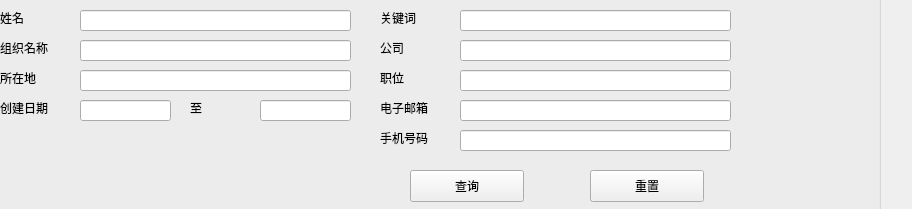
<?xml version="1.0" encoding="UTF-8"?>
<ui version="4.0">
 <class>FormQueryDialog</class>
 <widget class="QWidget" name="FormQueryDialog">
  <property name="geometry">
   <rect>
    <x>0</x>
    <y>0</y>
    <width>912</width>
    <height>209</height>
   </rect>
  </property>
  <property name="sizePolicy">
   <sizepolicy hsizetype="Fixed" vsizetype="Fixed">
    <horstretch>0</horstretch>
    <verstretch>0</verstretch>
   </sizepolicy>
  </property>
  <property name="minimumSize">
   <size>
    <width>912</width>
    <height>209</height>
   </size>
  </property>
  <property name="windowTitle">
   <string>Form</string>
  </property>
  <widget class="QGroupBox" name="groupBox">
   <property name="geometry">
    <rect>
     <x>-10</x>
     <y>-20</y>
     <width>891</width>
     <height>331</height>
    </rect>
   </property>
   <property name="title">
    <string>查询</string>
   </property>
   <widget class="QLabel" name="label">
    <property name="geometry">
     <rect>
      <x>10</x>
      <y>30</y>
      <width>62</width>
      <height>16</height>
     </rect>
    </property>
    <property name="text">
     <string>姓名</string>
    </property>
   </widget>
   <widget class="QLineEdit" name="nameInput">
    <property name="geometry">
     <rect>
      <x>90</x>
      <y>30</y>
      <width>271</width>
      <height>21</height>
     </rect>
    </property>
   </widget>
   <widget class="QLabel" name="label_2">
    <property name="geometry">
     <rect>
      <x>10</x>
      <y>60</y>
      <width>62</width>
      <height>16</height>
     </rect>
    </property>
    <property name="text">
     <string>组织名称</string>
    </property>
   </widget>
   <widget class="QLabel" name="label_3">
    <property name="geometry">
     <rect>
      <x>10</x>
      <y>90</y>
      <width>62</width>
      <height>16</height>
     </rect>
    </property>
    <property name="text">
     <string>所在地</string>
    </property>
   </widget>
   <widget class="QLabel" name="label_4">
    <property name="geometry">
     <rect>
      <x>10</x>
      <y>120</y>
      <width>62</width>
      <height>16</height>
     </rect>
    </property>
    <property name="text">
     <string>创建日期</string>
    </property>
   </widget>
   <widget class="QLabel" name="label_5">
    <property name="geometry">
     <rect>
      <x>390</x>
      <y>30</y>
      <width>62</width>
      <height>16</height>
     </rect>
    </property>
    <property name="text">
     <string>关键词</string>
    </property>
   </widget>
   <widget class="QLabel" name="label_6">
    <property name="geometry">
     <rect>
      <x>200</x>
      <y>120</y>
      <width>62</width>
      <height>16</height>
     </rect>
    </property>
    <property name="text">
     <string>至</string>
    </property>
   </widget>
   <widget class="QLabel" name="label_7">
    <property name="geometry">
     <rect>
      <x>390</x>
      <y>60</y>
      <width>62</width>
      <height>16</height>
     </rect>
    </property>
    <property name="text">
     <string>公司</string>
    </property>
   </widget>
   <widget class="QLineEdit" name="orgInput">
    <property name="geometry">
     <rect>
      <x>90</x>
      <y>60</y>
      <width>271</width>
      <height>21</height>
     </rect>
    </property>
   </widget>
   <widget class="QLineEdit" name="locationInput">
    <property name="geometry">
     <rect>
      <x>90</x>
      <y>90</y>
      <width>271</width>
      <height>21</height>
     </rect>
    </property>
   </widget>
   <widget class="QLineEdit" name="createdDateFromInput">
    <property name="geometry">
     <rect>
      <x>90</x>
      <y>120</y>
      <width>91</width>
      <height>21</height>
     </rect>
    </property>
   </widget>
   <widget class="QLineEdit" name="createdDateToInput">
    <property name="geometry">
     <rect>
      <x>270</x>
      <y>120</y>
      <width>91</width>
      <height>21</height>
     </rect>
    </property>
   </widget>
   <widget class="QLineEdit" name="keyworkInput">
    <property name="geometry">
     <rect>
      <x>470</x>
      <y>30</y>
      <width>271</width>
      <height>21</height>
     </rect>
    </property>
   </widget>
   <widget class="QLineEdit" name="companyInput">
    <property name="geometry">
     <rect>
      <x>470</x>
      <y>60</y>
      <width>271</width>
      <height>21</height>
     </rect>
    </property>
   </widget>
   <widget class="QLabel" name="label_8">
    <property name="geometry">
     <rect>
      <x>390</x>
      <y>90</y>
      <width>62</width>
      <height>16</height>
     </rect>
    </property>
    <property name="text">
     <string>职位</string>
    </property>
   </widget>
   <widget class="QLabel" name="label_9">
    <property name="geometry">
     <rect>
      <x>390</x>
      <y>120</y>
      <width>62</width>
      <height>16</height>
     </rect>
    </property>
    <property name="text">
     <string>电子邮箱</string>
    </property>
   </widget>
   <widget class="QLabel" name="label_10">
    <property name="geometry">
     <rect>
      <x>390</x>
      <y>150</y>
      <width>62</width>
      <height>16</height>
     </rect>
    </property>
    <property name="text">
     <string>手机号码</string>
    </property>
   </widget>
   <widget class="QLineEdit" name="titleInput">
    <property name="geometry">
     <rect>
      <x>470</x>
      <y>90</y>
      <width>271</width>
      <height>21</height>
     </rect>
    </property>
   </widget>
   <widget class="QLineEdit" name="emailInput">
    <property name="geometry">
     <rect>
      <x>470</x>
      <y>120</y>
      <width>271</width>
      <height>21</height>
     </rect>
    </property>
   </widget>
   <widget class="QPushButton" name="queryBtn">
    <property name="geometry">
     <rect>
      <x>420</x>
      <y>190</y>
      <width>114</width>
      <height>32</height>
     </rect>
    </property>
    <property name="text">
     <string>查询</string>
    </property>
   </widget>
   <widget class="QPushButton" name="resetBtn">
    <property name="geometry">
     <rect>
      <x>600</x>
      <y>190</y>
      <width>114</width>
      <height>32</height>
     </rect>
    </property>
    <property name="text">
     <string>重置</string>
    </property>
   </widget>
   <widget class="QLineEdit" name="mobileInput">
    <property name="geometry">
     <rect>
      <x>470</x>
      <y>150</y>
      <width>271</width>
      <height>21</height>
     </rect>
    </property>
   </widget>
   <widget class="QLabel" name="generalResult">
    <property name="geometry">
     <rect>
      <x>0</x>
      <y>220</y>
      <width>831</width>
      <height>21</height>
     </rect>
    </property>
    <property name="text">
     <string/>
    </property>
   </widget>
  </widget>
 </widget>
 <resources/>
 <connections/>
</ui>
